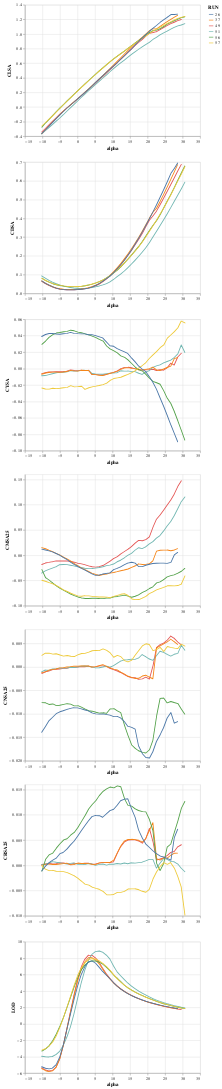

Notebook cell for this chart:
### Code cell
df = df_data_sub
df['RUN'] = df['RUN'].astype(str)

base = alt.Chart().mark_trail().encode(
    color='RUN:N',
    x=alt.X('ALPHAC', axis=alt.Axis(title='alpha'))
).properties(
    width=400,
    height=300
).interactive()
chart = alt.vconcat(data=df)
for y_encoding in ["CLSA", "CDSA", "CYSA", "CMSA25", "CNSA25", "CRSA25", "LOD"]:
    row = alt.hconcat()
    # for x_encoding in ['ALPHAC']:
    row |= base.encode( y=y_encoding)
    chart &= row
    # chart |= base.transform_filter(df.y_encoding == y_encoding )

chart

# chart  = alt.Chart(df).mark_line().encode(
#     x=alt.X('ALPHAC', axis=alt.Axis(title='alpha')),
#     y=alt.Y('CDSA', axis=alt.Axis(title='CL')),
#     color = alt.Color('RUN:N')).interactive()


# chart.save('chart_run2298.html')
chart.display()

### Figure 1 — Vega-Lite specification as saved in the notebook (floating-point values rounded to 4 significant figures; data arrays with more than 128 entries replaced by an {"elided": "..."} marker saying what was removed)
{"config": {"view": {"continuousWidth": 400, "continuousHeight": 300}}, "vconcat": [{"hconcat": [{"mark": "trail", "encoding": {"color": {"type": "nominal", "field": "RUN"}, "x": {"type": "quantitative", "axis": {"title": "alpha"}, "field": "ALPHAC"}, "y": {"type": "quantitative", "field": "CLSA"}}, "height": 300, "selection": {"selector082": {"type": "interval", "bind": "scales", "encodings": ["x", "y"]}}, "width": 400}]}, {"hconcat": [{"mark": "trail", "encoding": {"color": {"type": "nominal", "field": "RUN"}, "x": {"type": "quantitative", "axis": {"title": "alpha"}, "field": "ALPHAC"}, "y": {"type": "quantitative", "field": "CDSA"}}, "height": 300, "selection": {"selector082": {"type": "interval", "bind": "scales", "encodings": ["x", "y"]}}, "width": 400}]}, {"hconcat": [{"mark": "trail", "encoding": {"color": {"type": "nominal", "field": "RUN"}, "x": {"type": "quantitative", "axis": {"title": "alpha"}, "field": "ALPHAC"}, "y": {"type": "quantitative", "field": "CYSA"}}, "height": 300, "selection": {"selector082": {"type": "interval", "bind": "scales", "encodings": ["x", "y"]}}, "width": 400}]}, {"hconcat": [{"mark": "trail", "encoding": {"color": {"type": "nominal", "field": "RUN"}, "x": {"type": "quantitative", "axis": {"title": "alpha"}, "field": "ALPHAC"}, "y": {"type": "quantitative", "field": "CMSA25"}}, "height": 300, "selection": {"selector082": {"type": "interval", "bind": "scales", "encodings": ["x", "y"]}}, "width": 400}]}, {"hconcat": [{"mark": "trail", "encoding": {"color": {"type": "nominal", "field": "RUN"}, "x": {"type": "quantitative", "axis": {"title": "alpha"}, "field": "ALPHAC"}, "y": {"type": "quantitative", "field": "CNSA25"}}, "height": 300, "selection": {"selector082": {"type": "interval", "bind": "scales", "encodings": ["x", "y"]}}, "width": 400}]}, {"hconcat": [{"mark": "trail", "encoding": {"color": {"type": "nominal", "field": "RUN"}, "x": {"type": "quantitative", "axis": {"title": "alpha"}, "field": "ALPHAC"}, "y": {"type": "quantitative", "field": "CRSA25"}}, "height": 300, "selection": {"selector082": {"type": "interval", "bind": "scales", "encodings": ["x", "y"]}}, "width": 400}]}, {"hconcat": [{"mark": "trail", "encoding": {"color": {"type": "nominal", "field": "RUN"}, "x": {"type": "quantitative", "axis": {"title": "alpha"}, "field": "ALPHAC"}, "y": {"type": "quantitative", "field": "LOD"}}, "height": 300, "selection": {"selector082": {"type": "interval", "bind": "scales", "encodings": ["x", "y"]}}, "width": 400}]}], "data": {"name": "data-c0328bb472d8bf7484ef11053adaf164"}, "$schema": "https://vega.github.io/schema/vega-lite/v4.8.1.json", "datasets": {"data-c0328bb472d8bf7484ef11053adaf164": {"elided": "240 records"}}}
